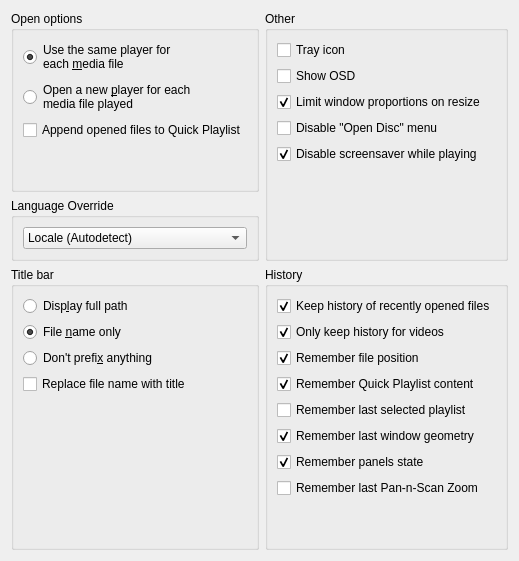
         <widget class="QWidget" name="playerPage">
          <layout class="QGridLayout" name="playerPageLayout">
           <item row="2" column="1">
            <widget class="QGroupBox" name="playerHistoryBox">
             <property name="title">
              <string>History</string>
             </property>
             <layout class="QVBoxLayout" name="playerHistoryBoxLayout">
              <item>
               <widget class="QCheckBox" name="playerKeepHistory">
                <property name="text">
                 <string>Keep history of recently opened files</string>
                </property>
                <property name="checked">
                 <bool>true</bool>
                </property>
               </widget>
              </item>
              <item>
               <widget class="QCheckBox" name="playerKeepHistoryOnlyForVideos">
                <property name="text">
                 <string>Only keep history for videos</string>
                </property>
                <property name="checked">
                 <bool>true</bool>
                </property>
               </widget>
              </item>
              <item>
               <widget class="QCheckBox" name="playerRememberFilePosition">
                <property name="text">
                 <string>Remember file position</string>
                </property>
                <property name="checked">
                 <bool>true</bool>
                </property>
               </widget>
              </item>
              <item>
               <widget class="QCheckBox" name="playerRememberQuickPlaylist">
                <property name="text">
                 <string>Remember Quick Playlist content</string>
                </property>
                <property name="checked">
                 <bool>true</bool>
                </property>
               </widget>
              </item>
              <item>
               <widget class="QCheckBox" name="playerRememberLastPlaylist">
                <property name="text">
                 <string>Remember last selected playlist</string>
                </property>
               </widget>
              </item>
              <item>
               <widget class="QCheckBox" name="playerRememberWindowGeometry">
                <property name="text">
                 <string>Remember last window geometry</string>
                </property>
                <property name="checked">
                 <bool>true</bool>
                </property>
               </widget>
              </item>
              <item>
               <widget class="QCheckBox" name="playerRememberPanels">
                <property name="text">
                 <string>Remember panels state</string>
                </property>
                <property name="checked">
                 <bool>true</bool>
                </property>
               </widget>
              </item>
              <item>
               <widget class="QCheckBox" name="playerRememberPanScanZoom">
                <property name="text">
                 <string>Remember last Pan-n-Scan Zoom</string>
                </property>
               </widget>
              </item>
              <item>
               <spacer name="playerHistorySpacer">
                <property name="orientation">
                 <enum>Qt::Orientation::Vertical</enum>
                </property>
                <property name="sizeHint" stdset="0">
                 <size>
                  <width>20</width>
                  <height>40</height>
                 </size>
                </property>
               </spacer>
              </item>
             </layout>
            </widget>
           </item>
           <item row="1" column="0">
            <widget class="QGroupBox" name="playerLanguageBox">
             <property name="toolTip">
              <string>Requires restarting the application to apply changes</string>
             </property>
             <property name="title">
              <string>Language Override</string>
             </property>
             <layout class="QVBoxLayout" name="verticalLayout_17">
              <item>
               <widget class="QComboBox" name="playerLanguageComboBox_v2">
                <property name="currentIndex">
                 <number>0</number>
                </property>
                <item>
                 <property name="text">
                  <string>Locale (Autodetect)</string>
                 </property>
                </item>
                <item>
                 <property name="text">
                  <string notr="true" extracomment="en - English">English</string>
                 </property>
                </item>
               </widget>
              </item>
             </layout>
            </widget>
           </item>
           <item row="2" column="0">
            <widget class="QGroupBox" name="playerTitleBox">
             <property name="title">
              <string>Title bar</string>
             </property>
             <layout class="QVBoxLayout" name="playerTitleBoxLayout">
              <item>
               <widget class="QRadioButton" name="playerTitleDisplayFullPath">
                <property name="text">
                 <string>Disp&amp;lay full path</string>
                </property>
               </widget>
              </item>
              <item>
               <widget class="QRadioButton" name="playerTitleFileNameOnly">
                <property name="text">
                 <string>File &amp;name only</string>
                </property>
                <property name="checked">
                 <bool>true</bool>
                </property>
               </widget>
              </item>
              <item>
               <widget class="QRadioButton" name="playerTitleDontPrefix">
                <property name="text">
                 <string>Don't prefi&amp;x anything</string>
                </property>
               </widget>
              </item>
              <item>
               <widget class="QCheckBox" name="playerTitleReplaceName">
                <property name="text">
                 <string>Replace file name with title</string>
                </property>
               </widget>
              </item>
              <item>
               <spacer name="playerTitleSpacer">
                <property name="orientation">
                 <enum>Qt::Orientation::Vertical</enum>
                </property>
                <property name="sizeHint" stdset="0">
                 <size>
                  <width>20</width>
                  <height>40</height>
                 </size>
                </property>
               </spacer>
              </item>
             </layout>
            </widget>
           </item>
           <item row="0" column="0">
            <widget class="QGroupBox" name="playerOpenBox">
             <property name="title">
              <string>Open options</string>
             </property>
             <layout class="QVBoxLayout" name="playerOpenBoxLayout">
              <item>
               <widget class="QRadioButton" name="playerOpenSame">
                <property name="text">
                 <string>Use the same player for
each &amp;media file</string>
                </property>
                <property name="checked">
                 <bool>true</bool>
                </property>
               </widget>
              </item>
              <item>
               <widget class="QRadioButton" name="playerOpenNew">
                <property name="text">
                 <string>Open a new &amp;player for each
media file played</string>
                </property>
               </widget>
              </item>
              <item>
               <widget class="QCheckBox" name="playerAppendToQuickPlaylist">
                <property name="text">
                 <string>Append opened files to Quick Playlist</string>
                </property>
               </widget>
              </item>
              <item>
               <spacer name="playerOpenSpacer">
                <property name="orientation">
                 <enum>Qt::Orientation::Vertical</enum>
                </property>
                <property name="sizeHint" stdset="0">
                 <size>
                  <width>20</width>
                  <height>40</height>
                 </size>
                </property>
               </spacer>
              </item>
             </layout>
            </widget>
           </item>
           <item row="0" column="1" rowspan="2">
            <widget class="QGroupBox" name="playerOtherBox">
             <property name="title">
              <string>Other</string>
             </property>
             <layout class="QVBoxLayout" name="playerOtherBoxLayout">
              <item>
               <widget class="QCheckBox" name="playerTrayIcon">
                <property name="text">
                 <string>Tray icon</string>
                </property>
               </widget>
              </item>
              <item>
               <widget class="QCheckBox" name="playerOSD">
                <property name="text">
                 <string>Show OSD</string>
                </property>
               </widget>
              </item>
              <item>
               <widget class="QCheckBox" name="playerLimitProportions">
                <property name="text">
                 <string>Limit window proportions on resize</string>
                </property>
                <property name="checked">
                 <bool>true</bool>
                </property>
               </widget>
              </item>
              <item>
               <widget class="QCheckBox" name="playerDisableOpenDisc">
                <property name="text">
                 <string>Disable &quot;Open Disc&quot; menu</string>
                </property>
               </widget>
              </item>
              <item>
               <widget class="QCheckBox" name="playerDisableScreensaver">
                <property name="text">
                 <string>Disable screensaver while playing</string>
                </property>
                <property name="checked">
                 <bool>true</bool>
                </property>
               </widget>
              </item>
              <item>
               <spacer name="playerOtherSpacer">
                <property name="orientation">
                 <enum>Qt::Orientation::Vertical</enum>
                </property>
                <property name="sizeHint" stdset="0">
                 <size>
                  <width>20</width>
                  <height>40</height>
                 </size>
                </property>
               </spacer>
              </item>
             </layout>
            </widget>
           </item>
          </layout>
         </widget>
